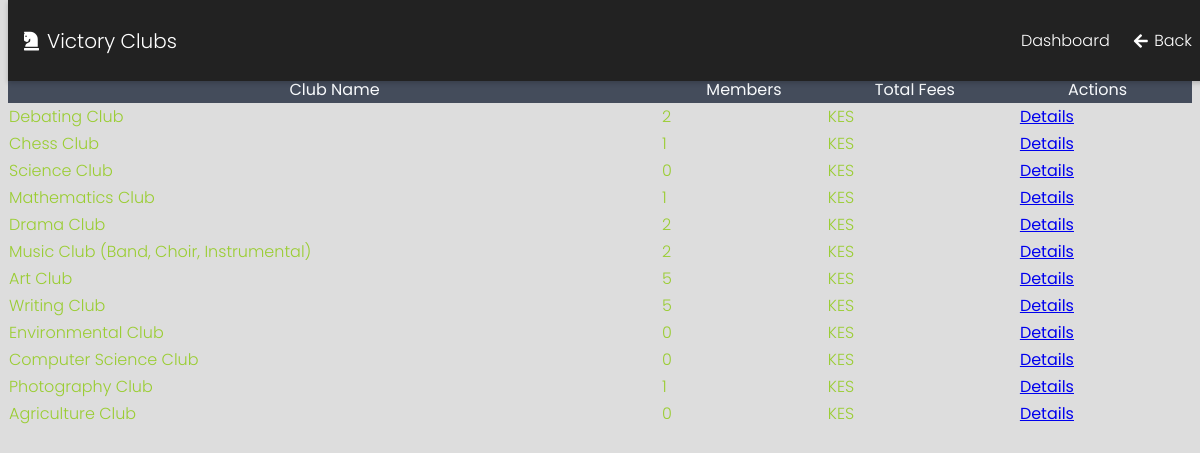
Page /manage_clubs on the committed database.
### tables this page shows
CREATE TABLE clubs (
  club_id INTEGER PRIMARY KEY AUTOINCREMENT,
  name TEXT NOT NULL,
  fee_amount REAL NOT NULL,  -- This was the missing column
  patron_id INTEGER,
  FOREIGN KEY (patron_id) REFERENCES patrons(patron_id)
);

### app/routes.py (the view)
    @app.route('/manage_clubs')
    def manage_clubs():
        clubs = club_dao.get_all_clubs_with_stats()
        return render_template('manage_clubs.html', clubs=clubs)

### data_access/club_dao.py (called while the page is built)
    def get_all_clubs_with_stats(self):
        conn = get_db_connection()
        try:
            cursor = conn.cursor()
            cursor.execute("""
                SELECT c.*,
                       COUNT(m.membership_id) as member_count,
                       p.name as patron_name
                FROM clubs c
                LEFT JOIN memberships m ON c.club_id = m.club_id AND m.is_active = 1
                LEFT JOIN patrons p ON c.patron_id = p.patron_id
                GROUP BY c.club_id
            """)
            return [dict(row) for row in cursor.fetchall()]
        except Exception as e:
            current_app.logger.error(f"Error getting clubs with stats: {e}")
            raise

### database/connection.py (called while the page is built)
def get_db_connection():
    if 'db' not in g:
        db_path = current_app.config['SQLALCHEMY_DATABASE_URI'].replace('sqlite:///', '')
        g.db = sqlite3.connect(db_path)
        g.db.row_factory = sqlite3.Row
    return g.db

### app/templates/manage_clubs.html
{% extends "base.html" %}
{% block content %}
<h2>Manage Clubs</h2>
<table class="table">
    <thead>
        <tr>
            <th>Club Name</th>
            <th>Members</th>
            <th>Total Fees</th>
            <th>Actions</th>
        </tr>
    </thead>
    <tbody>
        {% for club in clubs %}
        <tr>
            <td>{{ club.name }}</td>
            <td>{{ club.member_count }}</td>
            <td>KES {{ club.total_fees }}</td>
            <td>
                <a href="{{ url_for('club_details', club_id=club.club_id) }}" class="btn btn-sm btn-info">Details</a>
            </td>
        </tr>
        {% endfor %}
    </tbody>
</table>
{% endblock %}

### app/templates/base.html (shortened to what this page needs)
<!DOCTYPE html>
<html lang="en">
<head>
    <link rel="stylesheet" href="{{ url_for('static', filename='all.min.css') }}">
    <link rel="stylesheet" href="{{ url_for('static', filename='css2.css') }}">
</head>
<body>
    <nav class="nav-bar">
  <div class="nav-container">
    <a href="/" class="nav-brand">
      <i class="fas fa-chess-knight"></i> Victory Clubs
    </a>
    <ul class="nav-menu">
      <li><a href="{{ url_for('dashboard') }}"> Dashboard</a></li>
      <li><a href="javascript:history.back()"><i class="fas fa-arrow-left"></i> Back</a></li>
    </ul>
  </div>
</nav>
    <div class="container pt-5 mt-4">
        {% block content %}{% endblock %}
    </div>
</body>
</html>

### app/templates/base.html (style rules this page uses)
:root { --primary: #6366f1; --secondary: #8b5cf6; --dark: #1e293b; --light: #f8fafc; --success: #10b981; --warning: #f59e0b; --danger: #ef4444; --gray: #94a3b8; }
body { font-family: 'Poppins', sans-serif; background-color: #ddd; color: yellowgreen; min-height: 100vh; }
.btn { border-radius: 8px; padding: 8px 16px; font-weight: 500; transition: all 0.3s ease; }
table { width: 100%; border-collapse: separate; border-spacing: 0; }
th { background-color: rgba(30, 41, 59, 0.8); color: var(--light); font-weight: 500; }
tr { transition: all 0.2s ease; }
.nav-bar { background-color: #222; color: white; position: fixed; width: 100%; top: 0; z-index: 1000; box-shadow: 0 2px 5px rgba(0, 0, 0, 0.2); }
.nav-container { max-width: 1200px; margin: 0 auto; padding: 0.75rem 1rem; display: flex; justify-content: space-between; align-items: center; }
.nav-brand { font-size: 1.25rem; color: white; text-decoration: none; display: flex; align-items: center; gap: 0.5rem; }
.nav-menu { list-style: none; display: flex; gap: 1.5rem; }
.nav-menu a { color: white; text-decoration: none; font-size: 1rem; display: flex; align-items: center; gap: 0.4rem; transition: color 0.3s ease; }

### rows in the picture
clubs: name "Debating Club", member_count "2"
clubs: name "Chess Club", member_count "1"
clubs: name "Science Club", member_count "0"
clubs: name "Mathematics Club", member_count "1"
clubs: name "Drama Club", member_count "2"
clubs: name "Music Club (Band, Choir, Instrumental)", member_count "2"
clubs: name "Art Club", member_count "5"
clubs: name "Writing Club", member_count "5"
clubs: name "Environmental Club", member_count "0"
clubs: name "Computer Science Club", member_count "0"
clubs: name "Photography Club", member_count "1"
clubs: name "Agriculture Club", member_count "0"
